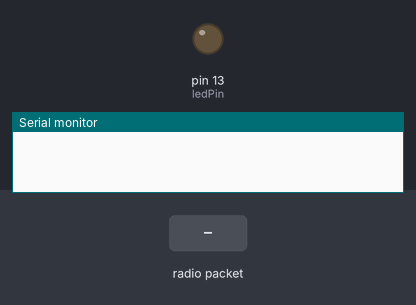
A sketch run on a simulated Arduino Uno, built with avr-gcc and run on an emulated ATmega328P. On the bench: output pins drawn as LEDs (lit = HIGH), the last lines printed to the serial monitor. Inputs (shaded band) come from the test bench. No radio packets arrive unless stated.

Above: at 1.2 s.
1.3 s: radio packet "s" arrives
At 1.9 s:
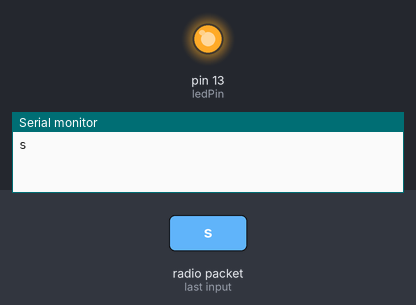
2.8 s: radio packet "f" arrives
At 4.2 s:
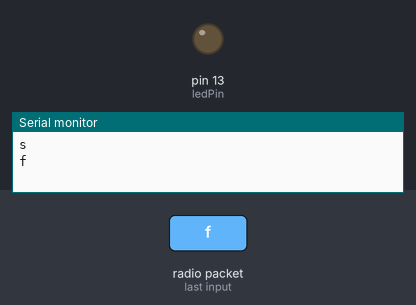
Timing chart, 0 to 5.8 s (numbered marks = the images above; inputs shaded):
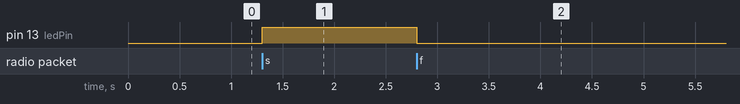

Measured:
- after the input at 1.3 s, pin 13 (ledPin): LOW → HIGH at once
- after the input at 2.8 s, pin 13 (ledPin): HIGH → LOW at once

The sketch:

receiver_test.ino
```cpp
#include <VirtualWire.h>
#define ledPin LED_BUILTIN
const int datain = 12;
void setup()
{ Serial.begin(9600);
    vw_set_ptt_inverted(true);
    vw_set_rx_pin(datain);
    vw_setup(2000);
    pinMode(ledPin, OUTPUT);
    vw_rx_start();
}
    void loop()
{
    uint8_t buf[VW_MAX_MESSAGE_LEN];
    uint8_t buflen = VW_MAX_MESSAGE_LEN;

    if (vw_get_message(buf, &buflen))
    { //Serial.println("inside if");
      if(buf[0]==115)
      {  Serial.println("s");
       digitalWrite(ledPin,HIGH);
      }
      if(buf[0]==102)
      { Serial.println("f");
       digitalWrite(ledPin,LOW);
      }
      if(buf[0]==97)
      { Serial.println("b");
       digitalWrite(ledPin,LOW);
      }
      if(buf[0]==114)
      { Serial.println("r");
       digitalWrite(ledPin,LOW);
      }
      if(buf[0]==108)
      { Serial.println("l");
       digitalWrite(ledPin,LOW);
      }
    }
}
```
